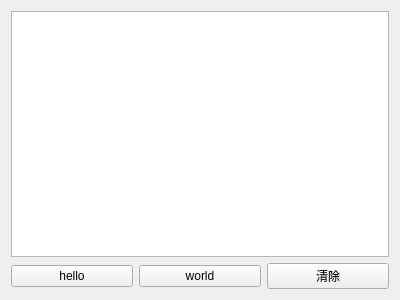
<?xml version="1.0" encoding="UTF-8"?>
<ui version="4.0">
 <class>widget</class>
 <widget class="QWidget" name="widget">
  <property name="geometry">
   <rect>
    <x>0</x>
    <y>0</y>
    <width>400</width>
    <height>300</height>
   </rect>
  </property>
  <property name="windowTitle">
   <string>widget</string>
  </property>
  <layout class="QGridLayout" name="gridLayout">
   <item row="0" column="0" colspan="3">
    <widget class="QTextEdit" name="textEdit"/>
   </item>
   <item row="1" column="0">
    <widget class="QPushButton" name="pushButton">
     <property name="text">
      <string>hello</string>
     </property>
    </widget>
   </item>
   <item row="1" column="1">
    <widget class="QPushButton" name="pushButton_2">
     <property name="text">
      <string>world</string>
     </property>
    </widget>
   </item>
   <item row="1" column="2">
    <widget class="QPushButton" name="pushButton_3">
     <property name="text">
      <string>清除</string>
     </property>
    </widget>
   </item>
  </layout>
 </widget>
 <layoutdefault spacing="6" margin="11"/>
 <resources/>
 <connections/>
</ui>
